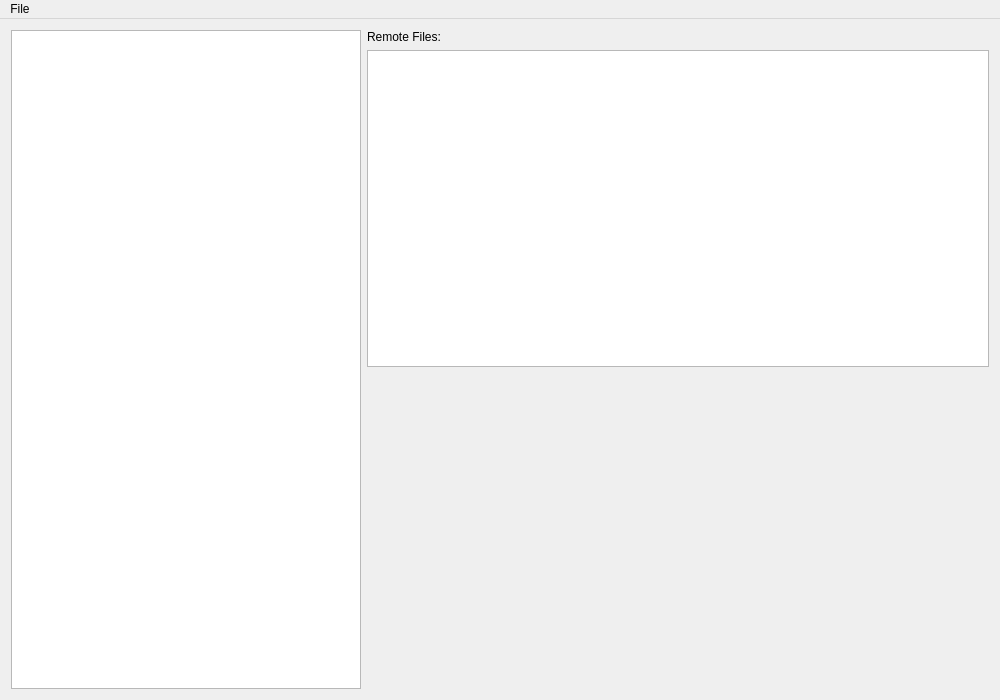
<?xml version="1.0" encoding="UTF-8"?>
<ui version="4.0">
 <comment>
********************************************************************************
**
** Copyright (c) 2017 The University of Notre Dame
** Copyright (c) 2017 The Regents of the University of California
**
** Redistribution and use in source and binary forms, with or without modification,
** are permitted provided that the following conditions are met:
**
** 1. Redistributions of source code must retain the above copyright notice, this 
** list of conditions and the following disclaimer.
**
** 2. Redistributions in binary form must reproduce the above copyright notice, this
** list of conditions and the following disclaimer in the documentation and/or other
** materials provided with the distribution.
**
** 3. Neither the name of the copyright holder nor the names of its contributors may
** be used to endorse or promote products derived from this software without specific
** prior written permission.
**
** THIS SOFTWARE IS PROVIDED BY THE COPYRIGHT HOLDERS AND CONTRIBUTORS &quot;AS IS&quot; AND ANY
** EXPRESS OR IMPLIED WARRANTIES, INCLUDING, BUT NOT LIMITED TO, THE IMPLIED WARRANTIES
** OF MERCHANTABILITY AND FITNESS FOR A PARTICULAR PURPOSE ARE DISCLAIMED. IN NO EVENT
** SHALL THE COPYRIGHT HOLDER OR CONTRIBUTORS BE LIABLE FOR ANY DIRECT, INDIRECT,
** INCIDENTAL, SPECIAL, EXEMPLARY, OR CONSEQUENTIAL DAMAGES (INCLUDING, BUT NOT LIMITED
** TO, PROCUREMENT OF SUBSTITUTE GOODS OR SERVICES; LOSS OF USE, DATA, OR PROFITS; OR
** BUSINESS INTERRUPTION) HOWEVER CAUSED AND ON ANY THEORY OF LIABILITY, WHETHER IN
** CONTRACT, STRICT LIABILITY, OR TORT (INCLUDING NEGLIGENCE OR OTHERWISE) ARISING
** IN ANY WAY OUT OF THE USE OF THIS SOFTWARE, EVEN IF ADVISED OF THE POSSIBILITY OF
** SUCH DAMAGE.
**
**********************************************************************************

// Contributors:
// Written by Peter Sempolinski, for the Natural Hazard Modeling Laboratory, director: Ahsan Kareem, at Notre Dame
 </comment>
 <class>PanelWindow</class>
 <widget class="QMainWindow" name="PanelWindow">
  <property name="geometry">
   <rect>
    <x>0</x>
    <y>0</y>
    <width>1000</width>
    <height>700</height>
   </rect>
  </property>
  <property name="windowTitle">
   <string>panelWindow</string>
  </property>
  <widget class="QWidget" name="centralWidget">
   <layout class="QHBoxLayout" name="horizontalLayout">
    <item>
     <widget class="QTreeView" name="taskTreeView">
      <property name="minimumSize">
       <size>
        <width>200</width>
        <height>0</height>
       </size>
      </property>
      <property name="maximumSize">
       <size>
        <width>350</width>
        <height>16777215</height>
       </size>
      </property>
      <property name="editTriggers">
       <set>QAbstractItemView::NoEditTriggers</set>
      </property>
      <property name="showDropIndicator" stdset="0">
       <bool>false</bool>
      </property>
     </widget>
    </item>
    <item>
     <layout class="QVBoxLayout" name="verticalLayout">
      <item>
       <widget class="QLabel" name="filesLabel">
        <property name="text">
         <string>Remote Files:</string>
        </property>
       </widget>
      </item>
      <item>
       <widget class="QTreeView" name="fileTreeView">
        <property name="contextMenuPolicy">
         <enum>Qt::CustomContextMenu</enum>
        </property>
        <property name="editTriggers">
         <set>QAbstractItemView::NoEditTriggers</set>
        </property>
       </widget>
      </item>
      <item>
       <widget class="QStackedWidget" name="stackedView">
        <property name="currentIndex">
         <number>-1</number>
        </property>
       </widget>
      </item>
     </layout>
    </item>
   </layout>
  </widget>
  <widget class="QMenuBar" name="menuBar">
   <property name="geometry">
    <rect>
     <x>0</x>
     <y>0</y>
     <width>1000</width>
     <height>19</height>
    </rect>
   </property>
   <widget class="QMenu" name="menuFile">
    <property name="title">
     <string>File</string>
    </property>
    <addaction name="actionCopyInfo"/>
    <addaction name="separator"/>
    <addaction name="actionExit"/>
   </widget>
   <addaction name="menuFile"/>
  </widget>
  <action name="actionExit">
   <property name="text">
    <string>Exit</string>
   </property>
  </action>
  <action name="actionCopyInfo">
   <property name="text">
    <string>License Info</string>
   </property>
  </action>
 </widget>
 <layoutdefault spacing="6" margin="11"/>
 <resources/>
 <connections>
  <connection>
   <sender>actionExit</sender>
   <signal>triggered()</signal>
   <receiver>PanelWindow</receiver>
   <slot>menuExit()</slot>
   <hints>
    <hint type="sourcelabel">
     <x>-1</x>
     <y>-1</y>
    </hint>
    <hint type="destinationlabel">
     <x>499</x>
     <y>349</y>
    </hint>
   </hints>
  </connection>
  <connection>
   <sender>taskTreeView</sender>
   <signal>clicked(QModelIndex)</signal>
   <receiver>PanelWindow</receiver>
   <slot>taskEntryClicked(QModelIndex)</slot>
   <hints>
    <hint type="sourcelabel">
     <x>183</x>
     <y>359</y>
    </hint>
    <hint type="destinationlabel">
     <x>499</x>
     <y>349</y>
    </hint>
   </hints>
  </connection>
  <connection>
   <sender>actionCopyInfo</sender>
   <signal>triggered()</signal>
   <receiver>PanelWindow</receiver>
   <slot>menuCopyInfo()</slot>
   <hints>
    <hint type="sourcelabel">
     <x>-1</x>
     <y>-1</y>
    </hint>
    <hint type="destinationlabel">
     <x>499</x>
     <y>349</y>
    </hint>
   </hints>
  </connection>
 </connections>
 <slots>
  <slot>taskEntryClicked(QModelIndex)</slot>
  <slot>menuExit()</slot>
  <slot>menuCopyInfo()</slot>
 </slots>
</ui>
